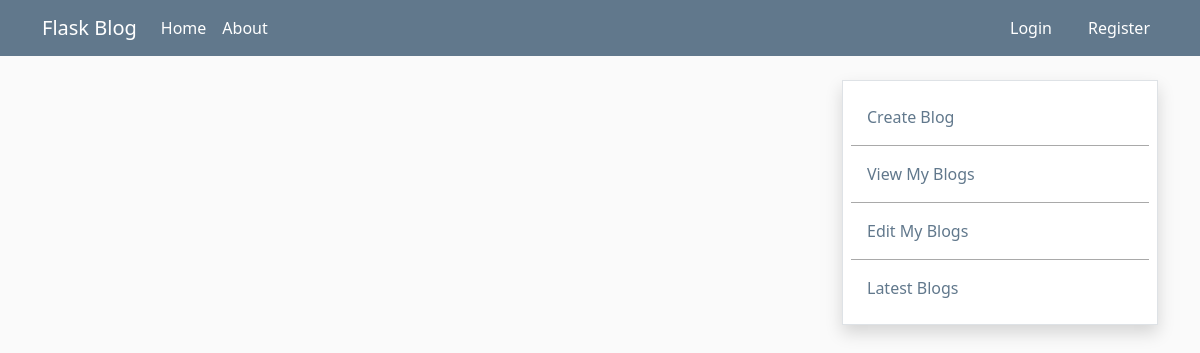
Page /home on the earlier database version.
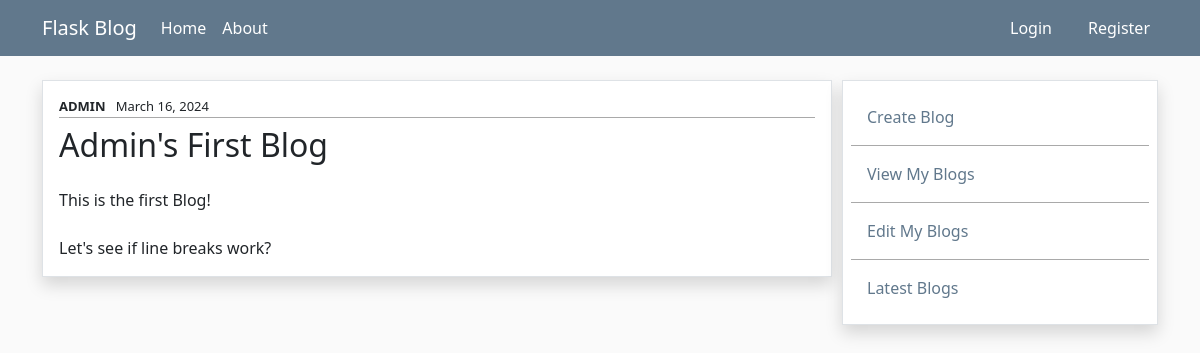
Same page on the later database version.
### app.py (models this page shows, shortened)
class Users(db.Model, UserMixin):
    id = db.Column(db.Integer, primary_key=True)
    username = db.Column(db.String(100), nullable=False, unique=True)
    email = db.Column(db.String(100), nullable=False, unique=True)
    hashed_password = db.Column(db.String(500), nullable=False)
    date_added = db.Column(db.DateTime, default = datetime.now())
    blogs = db.relationship('Blogs', backref='author')
    @property
    def password(self):
        '''Make sure password cannot be accessed'''
        raise AttributeError('Password is not a readable attribute')
    @password.setter
    def password(self, password):
        '''Generate a hashed version of password'''
        self.hashed_password = generate_password_hash(password)

class Blogs(db.Model):
    id = db.Column(db.Integer, primary_key=True)
    blog_title = db.Column(db.String(100), nullable=False)
    blog_content = db.Column(db.Text, nullable=False)
    date_posted = db.Column(db.DateTime, default=datetime.now())
    author_id = db.Column(db.Integer, db.ForeignKey('users.id'))

### app.py (the view)
@app.route("/")
@app.route("/home")
def index():
    blogs = Blogs.query.order_by(Blogs.date_posted)
    users_with_blogs = Users.query.filter(Users.blogs.any()).all()
    return render_template("index.html", blogs=blogs, users_with_blogs=users_with_blogs)

### templates/index.html (shortened to what this page needs)
{% extends 'base.html' %}
{% block content %}
    {% for blog in blogs %}
        <div class="border container shadow p-3" style="background-color: white;">
            {% set author = None %}
            {% for user in users_with_blogs %}
                {% if user.id == blog.author_id %}
                    {% set author = user.username %}
                    <div style= "font-size: small; border-bottom: 1px solid darkgray;">
                            <strong style="text-transform: uppercase;">{{ author }}</strong>&nbsp;&nbsp;
                            {{ blog.date_posted.strftime('%B %d, %Y') }}
                    </div>
                    {% set break_loop = true %}
                {% endif %}
            {% endfor %}
                <div style="margin-top: 8px;">
                    <h2 style="margin-bottom: 0; padding-bottom: 0; text-transform: capitalize;"> {{ blog.blog_title }} </h2>
                </div>
                <div style="white-space: pre-line; padding-top: 0;">
                    {{ blog.blog_content.strip() | safe }}
                </div>
        </div>
        <br/>
    {% endfor %}
        <br/>
        <br/>
{% endblock %}

### templates/base.html (shortened to what this page needs)
<!doctype html>
<html lang="en">
  <head>
    <link href="https://cdn.jsdelivr.net/npm/bootstrap@5.3.3/dist/css/bootstrap.min.css" rel="stylesheet">
  </head>
  <body style="background-color: rgba(250,250,250,255);">
    {% include 'nav_bar.html' %}
    <br/>
    <div class="container" style="display: flex;">
      <div style="width: 100%; margin-right: 10px;">
          {% block content %}
          {% endblock %}
      </div>
      <div style="width: 40%;">
        {% include 'sidebar.html' %}
      </div>
    </div>
  </body>
</html>

### templates/nav_bar.html (shortened to what this page needs)
<nav class="navbar navbar-sticky navbar-expand-lg" style="background-color: rgba(97,120,140,255);">
    <div class="container container-fluid">
      <a class="navbar-brand" style="color:white" href="{{url_for('index')}}">Flask Blog</a>
      <div class="collapse navbar-collapse" id="navbarSupportedContent">
        <ul class="navbar-nav me-auto mb-2 mb-lg-0">
          <li class="nav-item">
            <a class="nav-link active" aria-current="page" style="color:white;" href="{{url_for('index')}}">Home</a>
          </li>
          <li class="nav-item">
            <a class="nav-link active" aria-current="page" style="color:white;" href="{{url_for('about')}}">About</a>
          </li>
        </ul>
        <ul class="navbar-nav" style="list-style-type: none;">
            {% if current_user.is_authenticated %}
              <li class="nav-item">
                <a class="nav-link active"  href="{{url_for('logout')}}" aria-current="page" style="color:white; margin-right: 20px;">Logout</a>
              </li>
            {% else %}
              <li class="nav-item">
                <a class="nav-link active"  href="{{url_for('login')}}" aria-current="page" style="color:white; margin-right: 20px;">Login</a>
              </li>
            {% endif %}
            <li class="nav-item">
              <a class="nav-link" href="{{url_for('add_user')}}" style="color:white">Register</a>
            </li>
        </ul>
      </div>
    </div>
</nav>

### templates/sidebar.html (shortened to what this page needs)
<div class="container container-sidebar border shadow p-2" style="background-color: white; border: 1px solid rgba(97, 120, 140, 0.1);">
    <div class="p-3 highlight-on-hover inner-div">
        <a class="nav-link active" aria-current="page" style="color: rgba(97, 120, 140, 255);" href="{{url_for('create_blog')}}">Create Blog</a>
    </div>
    <div class="p-3 highlight-on-hover inner-div">
        <a class="nav-link active" aria-current="page" style="color: rgba(97, 120, 140, 255);" href="{{url_for('index')}}">View My Blogs</a>
    </div>
    <div class="p-3 highlight-on-hover inner-div">
        <a class="nav-link active" aria-current="page" style="color: rgba(97, 120, 140, 255);" href="{{url_for('index')}}">Edit My Blogs</a>
    </div>
    <div class="p-3 highlight-on-hover inner-div">
        <a class="nav-link active" aria-current="page" style="color: rgba(97, 120, 140, 255);" href="{{url_for('index')}}">Latest Blogs</a>
    </div>
</div>

### templates/nav_bar.html (style rules this page uses)
.navbar-sticky { position: sticky; top: 0; z-index: 101; }

### templates/sidebar.html (style rules this page uses)
.inner-div { border-bottom: 1px solid darkgray; }
.inner-div:last-child { border-bottom: none; }
.container-sidebar { position: sticky; top: 65px; z-index: 100; }

Differences in the rows shown:
added Blogs: date_posted "March 16, 2024", blog_title "Admin's First Blog", blog_content.strip "This is the first Blog! Let's see if line breaks work?"
added Users: username "ADMIN"
